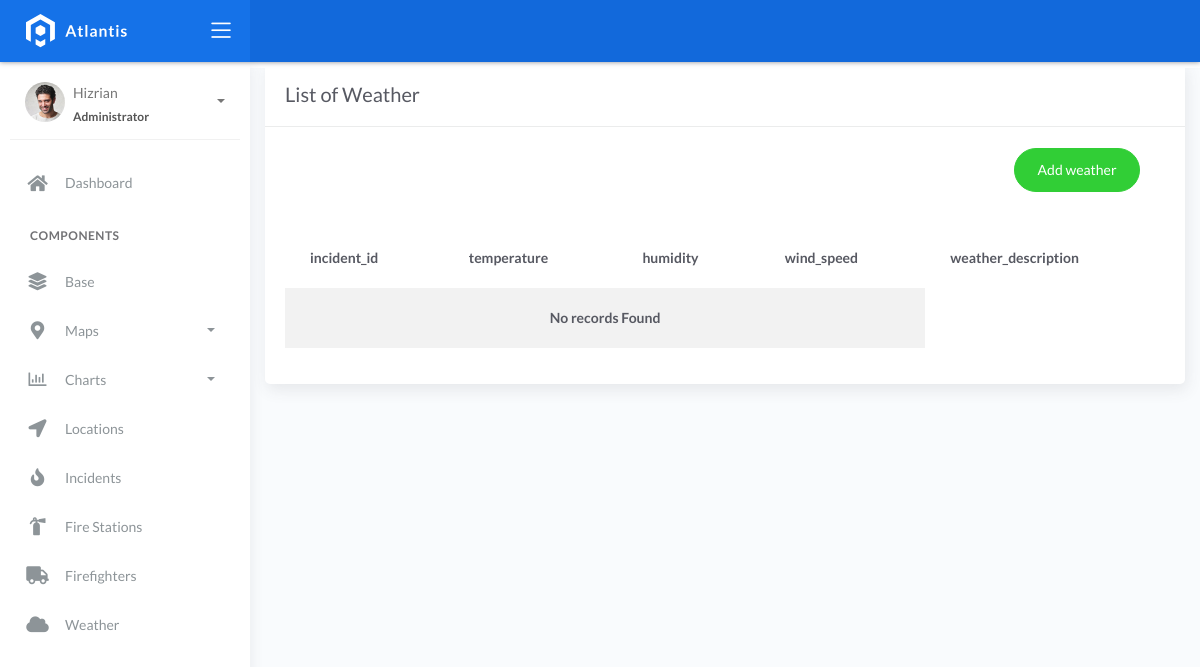
Page /weather_list on the earlier database version.
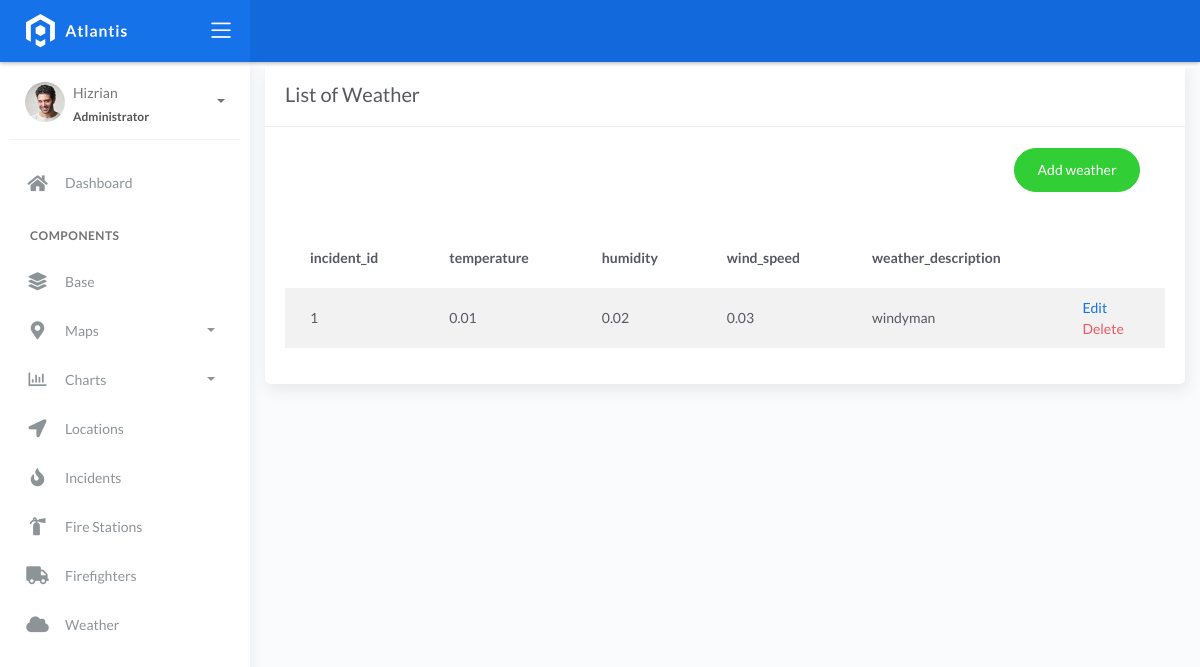
Same page on the later database version.
### fire/models.py (models this page shows)
class BaseModel(models.Model):
    created_at = models.DateTimeField(auto_now_add=True, db_index=True)
    updated_at = models.DateTimeField(auto_now=True)
    class Meta:
        abstract = True

class WeatherConditions(BaseModel):
    incident = models.ForeignKey(Incident, on_delete=models.CASCADE)
    temperature = models.DecimalField(max_digits=10, decimal_places=2)
    humidity = models.DecimalField(max_digits=10, decimal_places=2)
    wind_speed = models.DecimalField(max_digits=10, decimal_places=2)
    weather_description = models.CharField(max_length=150)

### fire/views.py (the view)
# urls.py: path('weather_list', WeatherListView.as_view(), name='weather-list'),
class WeatherListView(ListView):
    model = WeatherConditions
    context_object_name = 'WeatherConditions'
    template_name = "weather_list.html"
    paginate_by = 5
    ordering = ['incident_id', 'temperature','humidity','wind_speed','weather_description']

### templates/weather_list.html (shortened to what this page needs)
{% extends 'base.html' %}" {% load static %} {% block content %}
<div class="content">
    <div class="container-fluid">
        <div class="row">
            <div class="col-md-12">
                <div class="card">
                    <div class="card-header">
                        <div class="card-title">List of Weather</div>
                    </div>
                    <br/>
                        <div class="col-md-12 row">
                            <div class="col-md-6">
                            </div>
                            <div class="col-md-6">
                                <div class="pull-right">
                                    <a href="{% url 'weather-station-add' %}" class="btn btn-success btn-rounded">Add weather</a>
                                </div>
                            </div>
                        </div>
                    <div class="card-body">
                        <table class="table table-striped mt-3">
                            <thead>
                                <tr>
                                    <th scope="col">incident_id</th>
                                    <th scope="col">temperature</th>
                                    <th scope="col">humidity</th>
                                    <th scope="col">wind_speed</th>
                                    <th scope="col">weather_description</th>
                                </tr>
                            </thead>
                            <tbody>
                                {% for object in object_list %}
                                <tr>
                                    <td>{{ object.incident_id }}</td>
                                    <td>{{ object.temperature }}</td>
                                    <td>{{ object.humidity }}</td>
                                    <td>{{ object.wind_speed }}</td>
                                    <td>{{ object.weather_description }}</td>
                                    <td>
                                        <a href="weather_list/{{ object.id }}">Edit</a></br>
                                        <a href="weather_list/{{ object.id }}/delete" class="text-danger">Delete</a>
                                    </td>
                                </tr>
                                {% empty %}
                                <tr>
                                    <td colspan="4" style="text-align: center">
                                        <p class="text-sm font-weight-bold mb-0">No records Found</p>
                                    </td>
                                </tr>
                                {% endfor %}
                            </tbody>
                        </table>
                    </div>
                </div>
            </div>
        </div>
    </div>
</div>
{% endblock %}

Differences in the rows shown:
added WeatherConditions: incident_id "1", temperature "0.01", humidity "0.02", wind_speed "0.03", weather_description "windyman"
Other differences:
text no longer shown: "No records Found"
